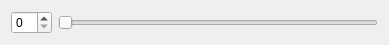
<?xml version="1.0" encoding="UTF-8"?>
<ui version="4.0">
 <class>SmallWidget</class>
 <widget class="QWidget" name="SmallWidget">
  <property name="geometry">
   <rect>
    <x>0</x>
    <y>0</y>
    <width>389</width>
    <height>44</height>
   </rect>
  </property>
  <property name="windowTitle">
   <string>Form</string>
  </property>
  <layout class="QHBoxLayout" name="horizontalLayout">
   <item>
    <widget class="QSpinBox" name="spinBox"/>
   </item>
   <item>
    <widget class="QSlider" name="horizontalSlider">
     <property name="orientation">
      <enum>Qt::Horizontal</enum>
     </property>
    </widget>
   </item>
  </layout>
 </widget>
 <resources/>
 <connections/>
</ui>
